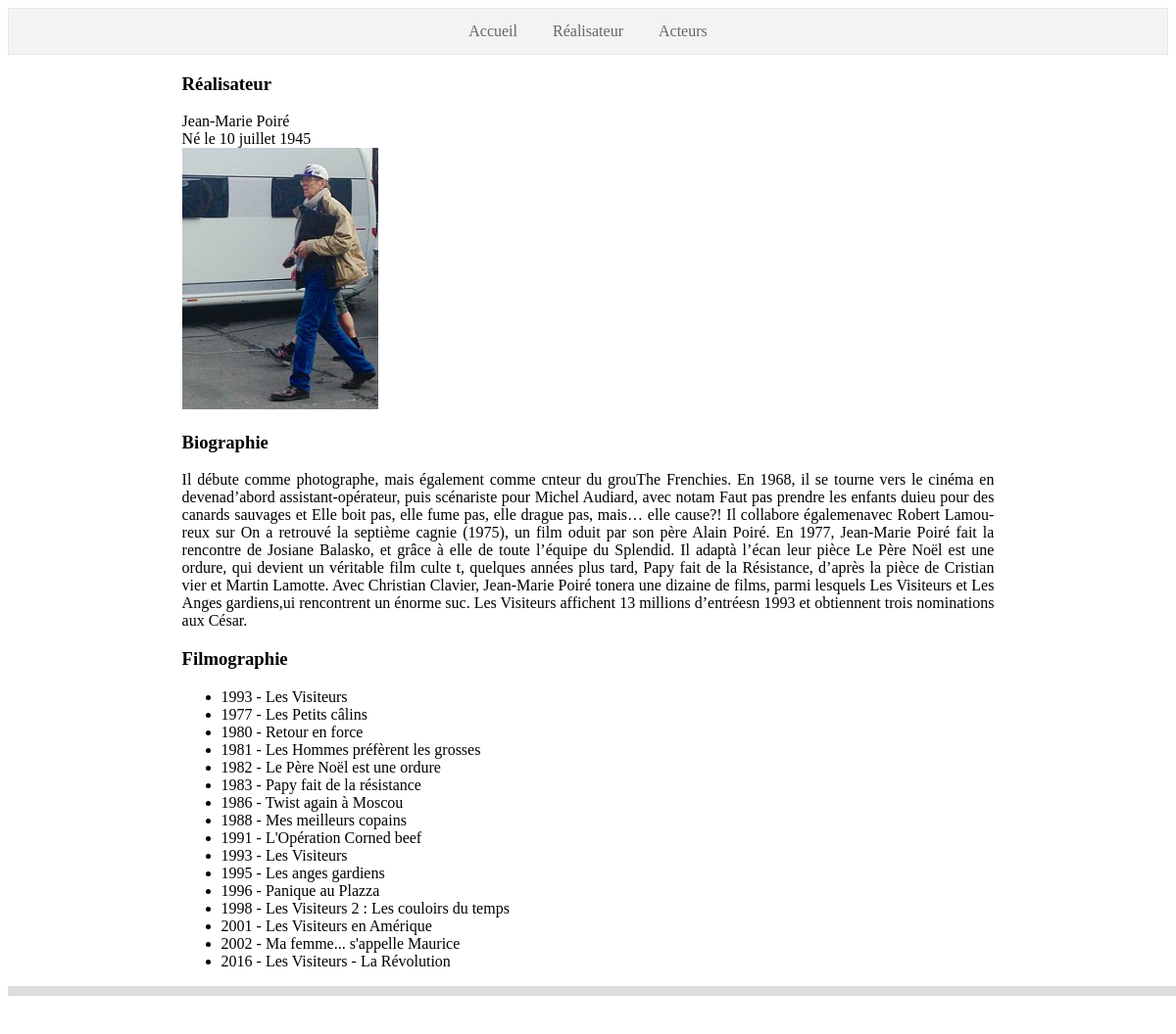
/realisateur.php, run on the app's committed database.
### tables this page shows
CREATE TABLE `personne` (
  `id` int(11) NOT NULL AUTO_INCREMENT,
  `nom` varchar(255) DEFAULT NULL,
  `prenom` varchar(255) DEFAULT NULL,
  `birthday` date DEFAULT NULL,
  `biographie` varchar(10000) DEFAULT NULL,
  PRIMARY KEY (`id`)
);

### connect.php (called while the page is built, shortened)
<?php
function datetomonth($month){
	if($month == 7){
		$monthtext = 'juillet';
	}
	return $monthtext;
}
?>

### infopersonnes.php (the view)
<article>
		<p><h1><b>Réalisateur</b></h1></p>
</article>
<article id="realisateur">
	<p><?php
	echo $row4['prenom']." ".$row4['nom']; ?><br>
		Né le <time><?php
			$month = datetomonth($row4['mois']);
			echo $row4['jour']." ".$month." ".$row4['annee'];
		?></time><br>
		<img src="./auteur.jpg" width="200" />
		<h3>Biographie</h3>
		 <?php echo $row4['biographie']; ?><br>
		<h3>Filmographie</h3>
		<ul>
			<?php
				while($row = mysqli_fetch_array($req5, MYSQL_ASSOC)){
					echo "<li>".$row['datesortie']." - ".$row['titre']."</li>";
				}
			?>
		</ul>
	</p>
</article>

### realisateur.php (shortened to what this page needs)
<!doctype html>
<html>
<link rel="stylesheet" href="./style.css" />
<body>
	<?php include "./header.php"; ?>
	<section  id="main">
	<?php include "./infopersonnes.php"; ?>
	</section>
	<?php include "./footer.php"; ?>
</body>
</html>

### header.php (shortened to what this page needs)
<?php
include './connect.php';
$req4 = mysqli_query($link, 'SELECT MONTH(birthday) AS "mois", DAY(birthday) AS "jour", YEAR(birthday) AS "annee", legende, nom, prenom, chemin, role, biographie, birthday FROM personne INNER JOIN personne_has_photo ON personne.id = personne_has_photo.id_personne INNER JOIN photo ON photo.id = personne_has_photo.id_photo INNER JOIN film_has_personne ON personne.id = film_has_personne.id_personne WHERE role = "realisateur" AND film_has_personne.id_film = 1;');
$req5 = mysqli_query($link, 'SELECT titre, datesortie FROM film INNER JOIN film_has_personne ON film.id = film_has_personne.id_film WHERE role = "realisateur" AND film_has_personne.id_personne = 1;');
$row4 = mysqli_fetch_array($req4, MYSQL_ASSOC);
?>
<!doctype html>
<html>
<link rel="stylesheet" href="./style.css" />
<body><header>
		<ul id="navigation">
			<li> <a href="./index.php">Accueil</a></li>
			<li> <a href="./realisateur.php">Réalisateur</a></li>
			<li> <a href="./acteurs.php">Acteurs</a></li>
		</ul>
	</header>

### footer.php (shortened to what this page needs)
<footer>
	</footer>

### style.css (style rules this page uses)
#navigation { list-style-type: none; margin:auto; padding: 0; overflow: hidden; border: 1px solid #e7e7e7; background-color: #f3f3f3; text-align: center; }
#navigation li { display: inline-block; }
#navigation li a { display: block; color: #666; text-align: center; padding: 14px 16px; text-decoration: none; }
#main { margin:auto; width:70%; list-style-type: none; text-align: justify; }
#realisateur { text-align: justify; }
footer { color: #666; list-style-type: none; background-color: #ddd; width:100%; padding: 1%; text-align: center; }

### data on the page
personne: prenom "Jean-Marie", nom "Poiré", biographie "Il débute comme photo­graphe, mais égale­ment comme cn­teur du grouThe Fren­chies. En 1968, il se tourne vers le cinéma en deve­nad’abord assis­tant-opéra­teur, puis scéna­riste pour Michel Audiard, avec notam­ Faut pas prendre les enfants duieu pour des canards sauvages et Elle boit pas, elle fume pas, elle drague pas, mais… elle cause?! Il colla­bore égale­menavec Robert Lamou­reux sur On a retrouvé la septième ca­gnie (1975), un film oduit par son père Alain Poiré. En 1977, Jean-Marie Poiré fait la rencontre de Josiane Balasko, et grâce à elle de toute l’équipe du Splen­did. Il adaptà l’écan leur pièce Le Père Noël est une ordure, qui devient un véri­table film culte t, quelques années…"

### other printed values
$row4['jour'] "10"
$month "juillet"
$row4['annee'] "1945"
$row['datesortie'] "1993"
$row['titre'] "Les Visiteurs"
$row['datesortie'] "1977"
$row['titre'] "Les Petits câlins"
$row['datesortie'] "1980"
$row['titre'] "Retour en force"
$row['datesortie'] "1981"
$row['titre'] "Les Hommes préfèrent les grosses"
$row['datesortie'] "1982"
$row['titre'] "Le Père Noël est une ordure"
$row['datesortie'] "1983"
$row['titre'] "Papy fait de la résistance"
